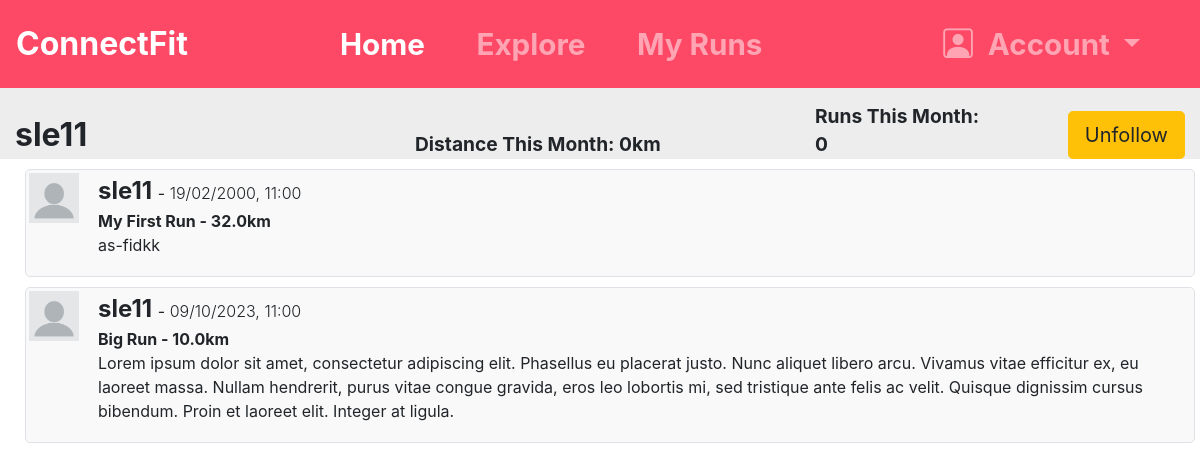
/user/sle11 (signed in), run on the app's committed database.
### app/models.py (models this page shows, shortened)
class users(db.Model, UserMixin):
    id = db.Column(db.Integer, primary_key=True)
    username = db.Column(db.String(500), index=True, unique=True)
    email = db.Column(db.String(500), index=True, unique=True)
    runs = db.relationship('runs', backref='users', lazy='dynamic')
    password = db.Column(db.String(250))
    active = db.Column(db.Boolean)
    roles = db.relationship('Role', secondary=roles_users, backref=db.backref('users', lazy='dynamic'))
    following: so.WriteOnlyMapped['users'] = so.relationship(
        secondary=followers, primaryjoin=(followers.c.follower_id == id),
        secondaryjoin=(followers.c.followed_id == id),
        back_populates='followers')
    followers: so.WriteOnlyMapped['users'] = so.Relationship(
        secondary=followers, primaryjoin = (followers.c.followed_id == id),
        secondaryjoin=(followers.c.follower_id == id),
        back_populates='following')
    def is_following(self, user):
        query = self.following.select().where(users.id == user.id)
        return db.session.scalar(query) is not None

class runs(db.Model):
    runId = db.Column(db.Integer, primary_key=True)
    user_Id = db.Column(db.Integer, db.ForeignKey('users.id'))
    runTitle = db.Column(db.String(500), index=True)
    runDistance = db.Column(db.Float)
    run_dateTime = db.Column(db.DateTime)
    runDescription = db.Column(db.String(500))

### app/views.py (the view)
@app.route('/user/<user_name>')
def otherProfile(user_name):
    if not(current_user.is_authenticated):
        return redirect(url_for('login'))
    if current_user.username == user_name:
        return redirect(url_for('myruns'))
    userObj = models.users.query.filter_by(username=user_name).first()
    followButtonOn = True
    if current_user.is_following(userObj):
        followButtonOn = False
    userThisMonth = calc_monthly_distance(userObj)
    userPosts = get_posts(models.runs.query.filter_by(user_Id=userObj.id).all())
    userHasPosted=True
    if len(userPosts) == 0:
        userHasPosted=False
    return render_template('otheruser.html', title=user_name, navbarOn=True, userPosts = userPosts, userThisMonth = userThisMonth, followButtonOn = followButtonOn, username = userObj.username, userId=userObj.id, userHasPosted=userHasPosted)

### app/views.py (called while the page is built)
def calc_monthly_distance(thisUser):
    monthAgo = datetime.today() - timedelta(days=28)
    userRuns = models.runs.query.filter_by(user_Id=thisUser.id).all()
    distanceThisMonth = []
    totalRuns = 0
    for i in userRuns:
        if (i.run_dateTime <= datetime.today()) and (i.run_dateTime >= monthAgo ):
            distanceThisMonth.append(i.runDistance)
            totalRuns+=1
    return {'numRuns': totalRuns, 'distRuns': sum(distanceThisMonth)}

def get_posts(postArr):
    postDictArr = []
    for post in postArr:
        postDict = {}
        postDict['username'] = users.query.get(post.user_Id).username
        postDict['date'] = post.run_dateTime.strftime("%d/%m/%Y, %H:%M")
        postDict['title'] = post.runTitle
        postDict['distance'] = post.runDistance
        postDict['description'] = post.runDescription
        postDict['id'] = post.runId
        postDict['userId'] = post.user_Id
        postDictArr.append(postDict)
    return postDictArr

@app.context_processor
def set_nav_context():
    if current_user.is_authenticated:
        userLoggedIn = True
        navUserName = current_user.username
    else:
         userLoggedIn = False
         navUserName = ''
    template_config = {'thisUserName': navUserName, 'userLoggedIn': userLoggedIn}
    return template_config

### app/templates/otheruser.html (shortened to what this page needs)
{% extends 'base.html' %}
{% block content %}
<div class="container-fluid" style="height:89%;">
    <div class="row" style="height:10%; background-color:#ededed;">
            <div class="col-4 d-flex align-items-end" style="font-size:2em; font-weight:bold;">{{ username }}</div>
            <div class="col-4 d-flex align-items-end" style="font-size:1.2em; font-weight:bold;">Distance This Month: {{ userThisMonth['distRuns'] }}km</div>
            <div class="col-2 d-flex align-items-end" style="font-size:1.2em; font-weight:bold;"> Runs This Month: {{ userThisMonth['numRuns'] }} </div>
            <div class="col-2 d-flex align-items-end justify-content-end">
                {% if followButtonOn %}
                    <a class="followBtn" id="{{ userId }}"> <button type="button" class="btn btn-lg btn-primary" id="follow">Follow</button></a>
                    <a class="followBtn" id="{{ userId }}"> <button type="button" class="d-none btn btn-lg btn-warning" id="unfollow">Unfollow</button></a>
                {% else %}
                    <a class="followBtn" id="{{ userId }}"> <button type="button" class="btn btn-lg btn-warning" id="unfollow">Unfollow</button></a>
                {% endif %}
            </div>
    </div>
    <div class="row" style="height:90%;">
        <div class="col-12" id="thisUserDash">
            {% for post in userPosts %}
            <div class="row w-100" style="margin:10px;">
                <div class="media border w-100" style="border-radius:5px; background-color: #f9f9f9;">
                        <img class="mr-3" style="margin: 3px; width:50px; height:50px;" src = {{ url_for('static', filename='images/profilePictureTest.webp') }} alt="Profile Picture">
                    <div class="media-body" style="margin:3px;">
                        <b class="mt-0" style="font-size:1.5em;">{{ post['username'] }} </b> - <span class="font-weight-light"> {{ post['date']}} </span> <br>
                        <b>{{ post['title'] }} - {{ post['distance'] }}km </b> <br>
                        <p>{{ post['description'] }}</p>
                    </div>
                </div>
            </div>
            {% endfor %}
        </div>
    </div>
</div>
{% endblock %}

### app/static/css/main.css (style rules this page uses)
html,body { height: 100%; }

### data on the page
users: username "sle11", username "sle11" "sle11"
runs: title "My First Run", distance "32.0", description "as-fidkk"
runs: title "Big Run", distance "10.0", description "Lorem ipsum dolor sit amet, consectetur adipiscing elit. Phasellus eu placerat justo. Nunc aliquet libero arcu. Vivamus vitae efficitur ex, eu laoreet massa. Nullam hendrerit, purus vitae congue gravida, eros leo lobortis mi, sed tristique ante felis ac velit. Quisque dignissim cursus bibendum. Proin et laoreet elit. Integer at ligula."

### other printed values
{{ userThisMonth['distRuns'] }} "0"
{{ userThisMonth['numRuns'] }} "0"
{{ post['date'] }} "19/02/2000, 11:00" "09/10/2023, 11:00"
